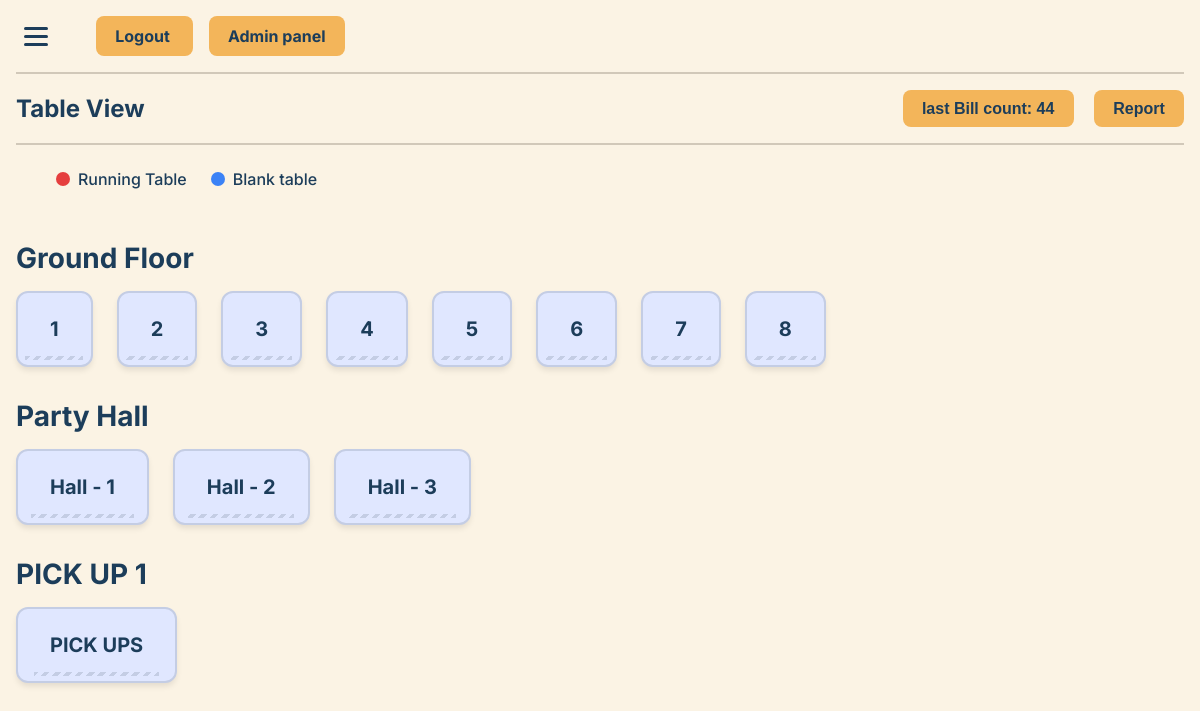
The app's page / (signed in) with its own data.
### myApp/models.py (models this page shows, shortened)
class TableCategory(models.Model):
    name = models.CharField(max_length=100, unique=True)
    description = models.TextField(null=True, blank=True)

class Table(models.Model):
    status_choice = (
        ("vecant", "vecant"),
        ("occupied", "occupied"),
        ("reserved", "reserved")
    )
    name = models.CharField(max_length=100)
    capicity = models.PositiveBigIntegerField()
    description = models.TextField(null=True, blank=True)
    category = models.ForeignKey(TableCategory, on_delete=models.CASCADE)
    status = models.CharField(max_length=100, choices=status_choice, default="vecant")

### myApp/views.py (the view)
# urls.py: path('', views.index_view, name='index'),
@login_required(login_url='login')
def index_view(request):
    table_categories = TableCategory.objects.prefetch_related('table_set').all()
    menu_categories = MenuCategory.objects.prefetch_related('menuitem_set').all()
    data_objects = Table.objects.all()  # Retrieve all objects from MyModel
    last_bill = Bill.objects.order_by('-id').first() # Get the most recent bill
    last_bill_id = last_bill.id if last_bill else None # Get ID or None
    context = {
        'table_categories': table_categories,
        'menu_categories': menu_categories,
        'user': request.user,
        'data_objects': data_objects,
        'last_bill_id': last_bill_id
    }
    return render(request, 'index.html', context)

### myApp/templates/index.html (shortened to what this page needs)
<!DOCTYPE html>
<html lang="en">
<head>
</head>
<body>
    <div class="main-container">
        <header class="main-header">
            <button class="menu-btn">
                <div class="menu-icon">
                    <span></span><span></span><span></span>
                </div>
            </button>
            <div class="header-actions">
                <a href = "{% url 'login'%}"
                <button class="btn" id="logoutBtn" style="margin-left: 1rem; text-decoration: none;">Logout</button>
            </a>
                <a href = "{% url 'admin:index'%}"
                <button class="btn"  style="margin-left: 1rem; text-decoration: none;"> Admin panel</button>
            </a>
            </div>
        </header>
        <div id="tableView">
            <div class="view-controls">
                <h2>Table View</h2>
                <div class="view-actions">
                    <button class="btn" style="margin-left: 1rem;">
                        last Bill count:
                        {% if last_bill_id %}
                            {{ last_bill_id }}
                        {% else %}
                            N/A
                        {% endif %}
                         </button>
                     <a href="{% url 'reports' %}">
                <button class="btn" style="margin-left: 1rem;">Report</button>
            </a>
                </div>
            </div>
            <div class="legend" style="padding-left: 40px;">
                <div class="legend-item"><span class="legend-dot" style="background-color: var(--dot-running);"></span> Running Table</div>
                <div class="legend-item"><span class="legend-dot" style="background-color: var(--dot-paid);"></span> Blank table</div>
            </div>
            {% if table_categories %}
        {% for category in table_categories %}
        <div class="tables-section">
            <h3>{{ category.name }}</h3>
            <div class="table-grid">
                {% for table in category.table_set.all %}
                    <div
                          class="table-card {% if table.status == 'occupied' %}running{% endif %}"
                        data-table="{{ table.name }}"
                         data-capacity="{{ table.capicity }}"
                          data-id="{{ table.id }}">  {{ table.name }}
                    </div>
                {% empty %}
                    <p>No tables found in this category.</p>
                {% endfor %}
            </div>
        </div>
        {% endfor %}
    {% else %}
        <p>No table categories have been set up yet.</p>
    {% endif %}
        </div>
    </div>
</body>
</html>

### myApp/templates/index.html (style rules this page uses)
:root { --bg-cream: #fbf3e4; --navy-blue: #1c3d5a; --golden-yellow: #f3b55a; --golden-yellow-dark: #e8a543; --border-color: #d1c8b9; --table-bg: #e0e7ff; --table-border: #c4cde4; --table-running-bg: #fee2e2; --table-running-border: #fca5a5; --dot-blank: #b0b0b0; --dot-running: #e53e3e; --dot-paid: #3b82f6; --sidebar-bg: var(--navy-blue); --sidebar-text: #ffffff; --sidebar-active-bg: #3b82f6; --input-bg: #e5e7eb; --light-border: #d1d5db; }
body { font-family: 'Inter', sans-serif; background-color: var(--bg-cream); color: var(--navy-blue); margin: 0; font-size: 16px; }
.main-container { padding: 1rem; }
.main-header { display: flex; align-items: center; padding-bottom: 1rem; border-bottom: 2px solid var(--border-color); }
.menu-btn { background: none; border: none; cursor: pointer; padding: 0.5rem; }
.menu-icon { width: 24px; height: 24px; display: flex; flex-direction: column; justify-content: space-around; }
.menu-icon span { display: block; height: 3px; width: 100%; background-color: var(--navy-blue); border-radius: 3px; }
.header-actions { margin-left: 1.5rem; }
.btn { padding: 0.6rem 1.2rem; border: none; border-radius: 0.5rem; background-color: var(--golden-yellow); color: var(--navy-blue); font-weight: 700; font-size: 1rem; cursor: pointer; transition: background-color 0.3s ease; }
.view-controls { display: flex; flex-wrap: wrap; align-items: center; justify-content: space-between; padding: 1rem 0; border-bottom: 2px solid var(--border-color); gap: 1rem; }
.view-controls h2 { margin: 0; font-size: 1.5rem; }
#tableView .legend { display: flex; flex-wrap: wrap; gap: 1.5rem; align-items: center; padding: 1.5rem 0; }
#tableView .legend-item { display: flex; align-items: center; gap: 0.5rem; font-weight: 500; }
#tableView .legend-dot { width: 14px; height: 14px; border-radius: 50%; }
#tableView .tables-section h3 { font-size: 1.75rem; margin-bottom: 1rem; }
#tableView .table-grid { display: flex; flex-wrap: wrap; gap: 1.5rem; margin-bottom: 2rem; }
#tableView .table-card { background-color: var(--table-bg); border: 2px solid var(--table-border); border-radius: 0.75rem; padding: 1.5rem 2rem; font-size: 1.25rem; font-weight: 700; cursor: pointer; box-shadow: 0 4px 6px -1px rgba(0,0,0,0.1); position: relative; overflow: hidden; transition: transform 0.2s ease, box-shadow 0.2s ease, background-color 0.3s ease, border-color 0.3s ease; }
#tableView .table-card::after { content: ''; position: absolute; bottom: 5px; left: 10%; right: 10%; height: 4px; background: repeating-linear-gradient(-45deg, var(--table-border), var(--table-border) 4px, transparent 4px, transparent 8px); }

### records on screen
TableCategory: name "Ground Floor"
Table: name "1"
Table: name "2"
Table: name "3"
Table: name "4"
Table: name "5"
Table: name "6"
Table: name "7"
Table: name "8"
TableCategory: name "Party Hall"
Table: name "Hall - 1"
Table: name "Hall - 2"
Table: name "Hall - 3"
TableCategory: name "PICK UP 1"
Table: name "PICK UPS"

### other values on screen
{{ last_bill_id }} "44"
